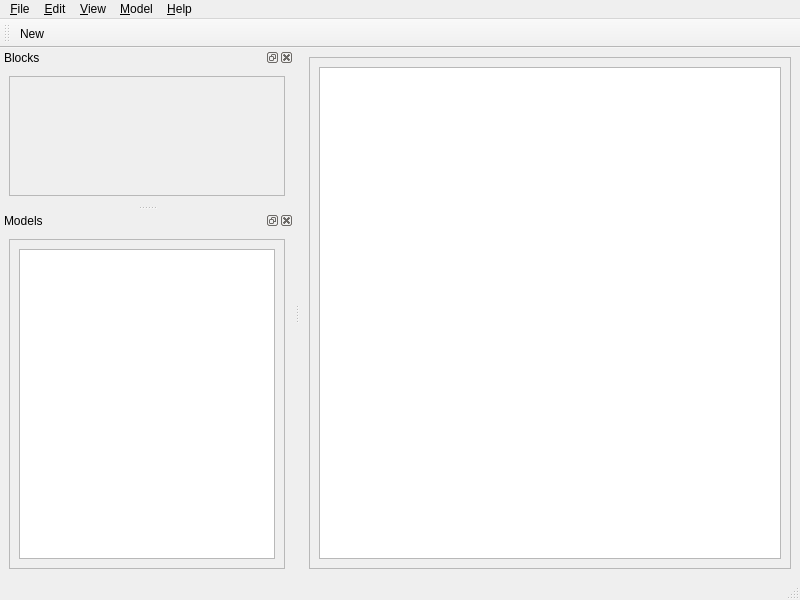
<?xml version="1.0" encoding="UTF-8"?>
<ui version="4.0">
 <class>ModelWindow</class>
 <widget class="QMainWindow" name="ModelWindow">
  <property name="geometry">
   <rect>
    <x>0</x>
    <y>0</y>
    <width>800</width>
    <height>600</height>
   </rect>
  </property>
  <property name="windowTitle">
   <string>Model -</string>
  </property>
  <widget class="QWidget" name="centralwidget">
   <layout class="QHBoxLayout" name="horizontalLayout_7">
    <item>
     <widget class="QScrollArea" name="scrollArea">
      <property name="widgetResizable">
       <bool>true</bool>
      </property>
      <widget class="QWidget" name="scrollAreaWidgetContents_2">
       <property name="geometry">
        <rect>
         <x>0</x>
         <y>0</y>
         <width>481</width>
         <height>492</height>
        </rect>
       </property>
       <layout class="QVBoxLayout" name="verticalLayout_3">
        <item>
         <widget class="QGraphicsView" name="graphicsView"/>
        </item>
       </layout>
      </widget>
     </widget>
    </item>
   </layout>
  </widget>
  <widget class="QMenuBar" name="menubar">
   <property name="geometry">
    <rect>
     <x>0</x>
     <y>0</y>
     <width>800</width>
     <height>29</height>
    </rect>
   </property>
   <widget class="QMenu" name="menuFile">
    <property name="title">
     <string>&amp;File</string>
    </property>
    <addaction name="actionNew"/>
    <addaction name="actionSave"/>
    <addaction name="actionSave_As"/>
    <addaction name="actionExit"/>
   </widget>
   <widget class="QMenu" name="menuModel">
    <property name="title">
     <string>&amp;Model</string>
    </property>
    <addaction name="separator"/>
    <addaction name="actionConnect"/>
   </widget>
   <widget class="QMenu" name="menu_Help">
    <property name="title">
     <string>&amp;Help</string>
    </property>
   </widget>
   <widget class="QMenu" name="menuEdit">
    <property name="title">
     <string>&amp;Edit</string>
    </property>
    <addaction name="action_Undo"/>
    <addaction name="action_Redo"/>
    <addaction name="separator"/>
    <addaction name="action_Cut"/>
    <addaction name="action_Copy"/>
    <addaction name="action_Paste"/>
    <addaction name="action_Delete"/>
    <addaction name="separator"/>
    <addaction name="actionProperties"/>
   </widget>
   <widget class="QMenu" name="menu_View">
    <property name="title">
     <string>&amp;View</string>
    </property>
    <addaction name="actionM_odels"/>
    <addaction name="action_Blocks"/>
   </widget>
   <addaction name="menuFile"/>
   <addaction name="menuEdit"/>
   <addaction name="menu_View"/>
   <addaction name="menuModel"/>
   <addaction name="menu_Help"/>
  </widget>
  <widget class="QStatusBar" name="statusbar"/>
  <widget class="QDockWidget" name="blocksDockWidget">
   <property name="windowTitle">
    <string>Blocks</string>
   </property>
   <attribute name="dockWidgetArea">
    <number>1</number>
   </attribute>
   <widget class="QWidget" name="blocksDockWidgetContents">
    <layout class="QVBoxLayout" name="verticalLayout_2">
     <item>
      <layout class="QVBoxLayout" name="blocksVerticalLayout">
       <item>
        <widget class="QScrollArea" name="scrollArea_2">
         <property name="widgetResizable">
          <bool>true</bool>
         </property>
         <widget class="QWidget" name="scrollAreaWidgetContents">
          <property name="geometry">
           <rect>
            <x>0</x>
            <y>0</y>
            <width>276</width>
            <height>163</height>
           </rect>
          </property>
         </widget>
        </widget>
       </item>
      </layout>
     </item>
    </layout>
   </widget>
  </widget>
  <widget class="QDockWidget" name="modelsDockWidget">
   <property name="windowTitle">
    <string>Models</string>
   </property>
   <attribute name="dockWidgetArea">
    <number>1</number>
   </attribute>
   <widget class="QWidget" name="modelsDockWidgetContents">
    <layout class="QVBoxLayout" name="verticalLayout_4">
     <item>
      <layout class="QVBoxLayout" name="modelsVerticalLayout">
       <item>
        <widget class="QScrollArea" name="modelScrollArea">
         <property name="widgetResizable">
          <bool>true</bool>
         </property>
         <widget class="QWidget" name="scrollAreaWidgetContents_3">
          <property name="geometry">
           <rect>
            <x>0</x>
            <y>0</y>
            <width>276</width>
            <height>254</height>
           </rect>
          </property>
          <layout class="QVBoxLayout" name="verticalLayout_8">
           <item>
            <layout class="QVBoxLayout" name="verticalLayout_7">
             <item>
              <widget class="QListView" name="listView"/>
             </item>
            </layout>
           </item>
          </layout>
         </widget>
        </widget>
       </item>
      </layout>
     </item>
    </layout>
   </widget>
  </widget>
  <widget class="QToolBar" name="toolBar">
   <property name="windowTitle">
    <string>toolBar</string>
   </property>
   <attribute name="toolBarArea">
    <enum>TopToolBarArea</enum>
   </attribute>
   <attribute name="toolBarBreak">
    <bool>false</bool>
   </attribute>
   <addaction name="actionNew"/>
  </widget>
  <action name="actionNew">
   <property name="text">
    <string>New</string>
   </property>
   <property name="shortcut">
    <string>Ctrl+N</string>
   </property>
  </action>
  <action name="actionSave">
   <property name="text">
    <string>Save</string>
   </property>
  </action>
  <action name="actionSave_As">
   <property name="text">
    <string>Save As</string>
   </property>
  </action>
  <action name="actionExit">
   <property name="text">
    <string>Close</string>
   </property>
  </action>
  <action name="actionConnect">
   <property name="text">
    <string>Connect</string>
   </property>
  </action>
  <action name="actionProperties">
   <property name="text">
    <string>Properties</string>
   </property>
   <property name="shortcut">
    <string>Ctrl+,</string>
   </property>
  </action>
  <action name="action_Undo">
   <property name="text">
    <string>Undo</string>
   </property>
   <property name="shortcut">
    <string>Ctrl+Z</string>
   </property>
  </action>
  <action name="action_Redo">
   <property name="text">
    <string>Redo</string>
   </property>
   <property name="shortcut">
    <string>Ctrl+Shift+Z</string>
   </property>
  </action>
  <action name="action_Cut">
   <property name="text">
    <string>Cu&amp;t</string>
   </property>
   <property name="shortcut">
    <string>Ctrl+X</string>
   </property>
  </action>
  <action name="action_Copy">
   <property name="text">
    <string>&amp;Copy</string>
   </property>
   <property name="shortcut">
    <string>Ctrl+C</string>
   </property>
  </action>
  <action name="action_Paste">
   <property name="text">
    <string>&amp;Paste</string>
   </property>
   <property name="shortcut">
    <string>Ctrl+V</string>
   </property>
  </action>
  <action name="action_Delete">
   <property name="text">
    <string>&amp;Delete</string>
   </property>
  </action>
  <action name="actionM_odels">
   <property name="checkable">
    <bool>false</bool>
   </property>
   <property name="text">
    <string>&amp;Models</string>
   </property>
   <property name="shortcut">
    <string>Ctrl+Shift+M</string>
   </property>
  </action>
  <action name="action_Blocks">
   <property name="checkable">
    <bool>false</bool>
   </property>
   <property name="text">
    <string>&amp;Blocks</string>
   </property>
   <property name="shortcut">
    <string>Ctrl+Shift+B</string>
   </property>
  </action>
 </widget>
 <resources/>
 <connections>
  <connection>
   <sender>actionM_odels</sender>
   <signal>activated()</signal>
   <receiver>ModelWindow</receiver>
   <slot>undockModelDock()</slot>
   <hints>
    <hint type="sourcelabel">
     <x>-1</x>
     <y>-1</y>
    </hint>
    <hint type="destinationlabel">
     <x>399</x>
     <y>299</y>
    </hint>
   </hints>
  </connection>
  <connection>
   <sender>action_Blocks</sender>
   <signal>activated()</signal>
   <receiver>ModelWindow</receiver>
   <slot>undockBlockDock()</slot>
   <hints>
    <hint type="sourcelabel">
     <x>-1</x>
     <y>-1</y>
    </hint>
    <hint type="destinationlabel">
     <x>399</x>
     <y>299</y>
    </hint>
   </hints>
  </connection>
 </connections>
 <slots>
  <slot>undockModelDock()</slot>
  <slot>undockBlockDock()</slot>
 </slots>
</ui>
